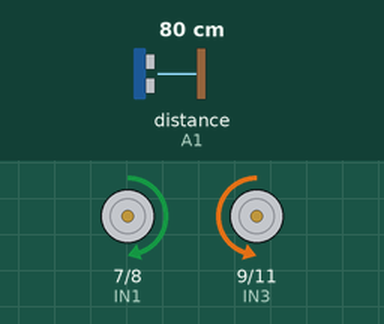
A sketch run on a simulated Arduino Uno, built with avr-gcc and run on an emulated ATmega328P. On the bench: motor-driver pin pairs drawn as motors (green arrow = first pin HIGH = forward, orange = second pin HIGH = backward, longer = more drive, scaled by the enable pin). Wiring (inferred from the names in the program): ultrasonic range finder: trigger A0; echo A1. The test bench sets the inputs (shaded band); at power-on: distance to the obstacle (sensor on A1) 80 cm. The echo pulse lasts 58.3 µs per cm.

Above: at 3.2 s.
3.3 s: distance to the obstacle (sensor on A1) set to 30 cm
4.8 s: distance to the obstacle (sensor on A1) set to 23 cm
At 4.9 s:
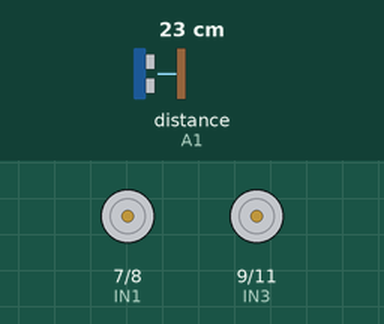
At 7.7 s:
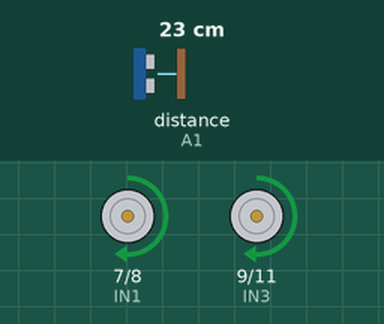
7.8 s: distance to the obstacle (sensor on A1) set to 35 cm
10.0 s: distance to the obstacle (sensor on A1) set to 2 cm
At 10.5 s:
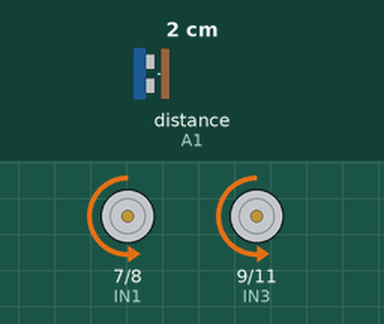
Timing chart, 0 to 14.0 s (numbered marks = the images above; inputs shaded):
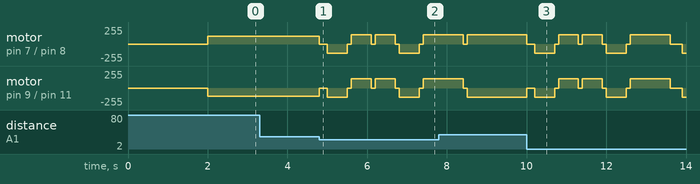

Measured:
- the behaviour switches between 27 and 26 cm on distance to the obstacle (sensor on A1) (found by bisection; images 0 and 1)
- after the input at 3.3 s, every drawn part: stays the same

The sketch:

maze_solving.ino
```cpp
// -------------------------------------------------------------
// Arduino Maze Solving Robot Using Ultrasonic Sensor
// -------------------------------------------------------------

#define ENB 5
#define IN1 7
#define IN2 8
#define IN3 9
#define IN4 11
#define ENA 6

#define TRIG_PIN A0
#define ECHO_PIN A1

const int SPEED = 120;
const int TURN_SPEED = 140;
const int SAFE_DISTANCE = 25;

const int TURN_TIME = 500;
const int UTURN_TIME = 1000;

void setup() {
  pinMode(ENB, OUTPUT);
  pinMode(IN1, OUTPUT);
  pinMode(IN2, OUTPUT);
  pinMode(IN3, OUTPUT);
  pinMode(IN4, OUTPUT);
  pinMode(ENA, OUTPUT);

  pinMode(TRIG_PIN, OUTPUT);
  pinMode(ECHO_PIN, INPUT);

  stopBot();
  delay(2000);
}

void loop() {
  int front = getDistance();

  if (front > SAFE_DISTANCE) {
    forward();
  }

  else {
    stopBot();
    delay(200);

    turnLeft();
    delay(TURN_TIME);

    stopBot();
    delay(100);

    int left = getDistance();

    turnRight();
    delay(TURN_TIME);

    stopBot();
    delay(100);

    turnRight();
    delay(TURN_TIME);

    stopBot();
    delay(100);

    int right = getDistance();

    turnLeft();
    delay(TURN_TIME);

    stopBot();
    delay(100);

    if (left > SAFE_DISTANCE && left >= right) {
      turnLeft();
      delay(TURN_TIME);
    }

    else if (right > SAFE_DISTANCE) {
      turnRight();
      delay(TURN_TIME);
    }

    else {
      turnRight();
      delay(UTURN_TIME);
    }

    stopBot();
    delay(100);
  }
}

int getDistance() {
  digitalWrite(TRIG_PIN, LOW);
  delayMicroseconds(2);

  digitalWrite(TRIG_PIN, HIGH);
  delayMicroseconds(10);

  digitalWrite(TRIG_PIN, LOW);

  long duration = pulseIn(ECHO_PIN, HIGH, 30000);

  if (duration == 0) {
    return 400;
  }

  int distance = duration * 0.034 / 2;

  return distance;
}

void forward() {
  analogWrite(ENA, SPEED);
  analogWrite(ENB, SPEED);

  digitalWrite(IN1, HIGH);
  digitalWrite(IN2, LOW);

  digitalWrite(IN3, LOW);
  digitalWrite(IN4, HIGH);
}

void turnRight() {
  analogWrite(ENA, TURN_SPEED);
  analogWrite(ENB, TURN_SPEED);

  digitalWrite(IN1, HIGH);
  digitalWrite(IN2, LOW);

  digitalWrite(IN3, HIGH);
  digitalWrite(IN4, LOW);
}

void turnLeft() {
  analogWrite(ENA, TURN_SPEED);
  analogWrite(ENB, TURN_SPEED);

  digitalWrite(IN1, LOW);
  digitalWrite(IN2, HIGH);

  digitalWrite(IN3, LOW);
  digitalWrite(IN4, HIGH);
}

void stopBot() {
  analogWrite(ENA, 0);
  analogWrite(ENB, 0);

  digitalWrite(IN1, LOW);
  digitalWrite(IN2, LOW);
  digitalWrite(IN3, LOW);
  digitalWrite(IN4, LOW);
}
```
